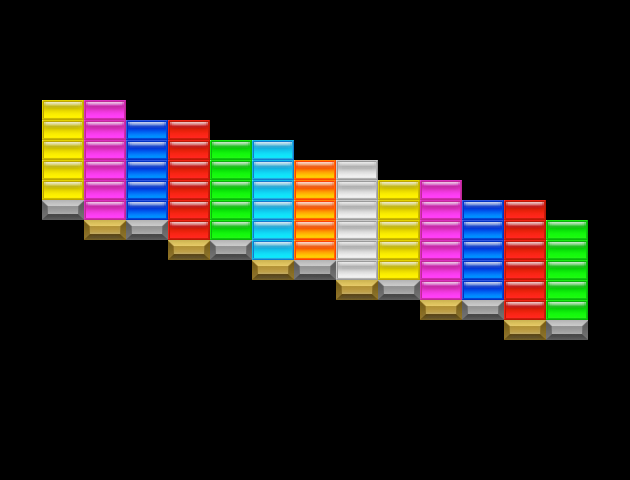

Tiled map render using the project's own tile images. Description and the map definition, with tile-layer contents summarised, below:
An orthogonal 15x24 tile map with 42x20 px tiles, 10 tile layers (red, yellow, blue, green, ...).

<map version="1.5" tiledversion="1.7.2" orientation="orthogonal" renderorder="left-down" width="15" height="24" tilewidth="42" tileheight="20" infinite="0" nextlayerid="12" nextobjectid="1">
 <tileset firstgid="1" name="sprites" tilewidth="42" tileheight="20" spacing="16" tilecount="420" columns="15">
  <image source="sprites/sprites.png" width="880" height="1024" />
 </tileset>
 <layer id="1" name="red" width="15" height="24">
  <data>[360 cells, 12 non-empty, 1 distinct tile ids]</data>
 </layer>
 <layer id="2" name="yellow" width="15" height="24">
  <data>[360 cells, 10 non-empty, 1 distinct tile ids]</data>
 </layer>
 <layer id="3" name="blue" width="15" height="24">
  <data>[360 cells, 10 non-empty, 1 distinct tile ids]</data>
 </layer>
 <layer id="5" name="green" width="15" height="24">
  <data>[360 cells, 10 non-empty, 1 distinct tile ids]</data>
 </layer>
 <layer id="9" name="white" width="15" height="24">
  <data>[360 cells, 6 non-empty, 1 distinct tile ids]</data>
 </layer>
 <layer id="10" name="orange" width="15" height="24">
  <data>[360 cells, 5 non-empty, 1 distinct tile ids]</data>
 </layer>
 <layer id="11" name="cyan" width="15" height="24">
  <data>[360 cells, 6 non-empty, 1 distinct tile ids]</data>
 </layer>
 <layer id="6" name="silver" width="15" height="24">
  <data>[360 cells, 7 non-empty, 1 distinct tile ids]</data>
 </layer>
 <layer id="7" name="gold" width="15" height="24">
  <data>[360 cells, 6 non-empty, 1 distinct tile ids]</data>
 </layer>
 <layer id="8" name="magenta" width="15" height="24">
  <data>[360 cells, 12 non-empty, 1 distinct tile ids]</data>
 </layer>
</map>
